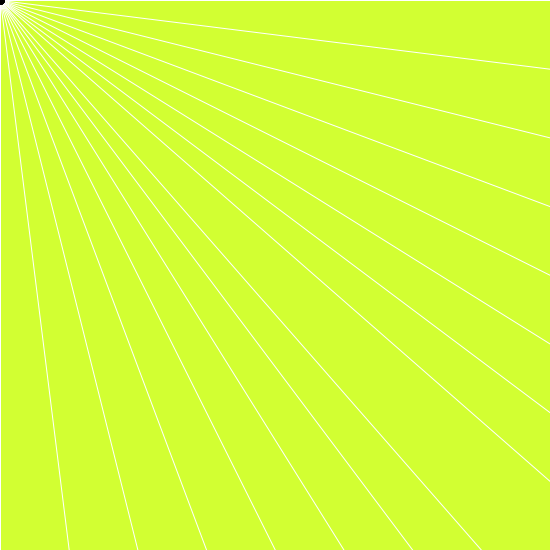
Frame 1 (no input)
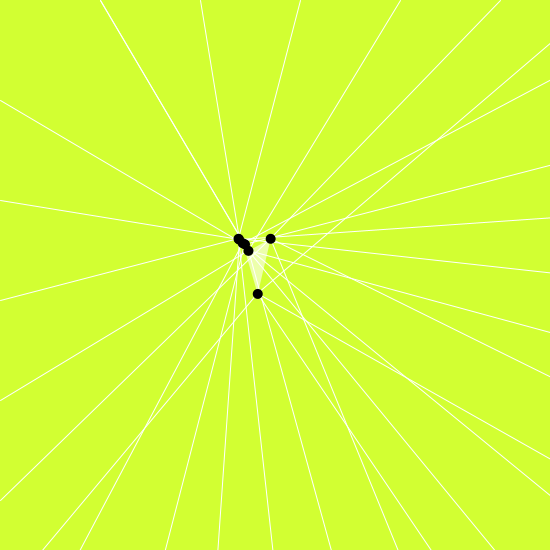
Frame 60 (the mouse pressed at the canvas centre just before this capture)
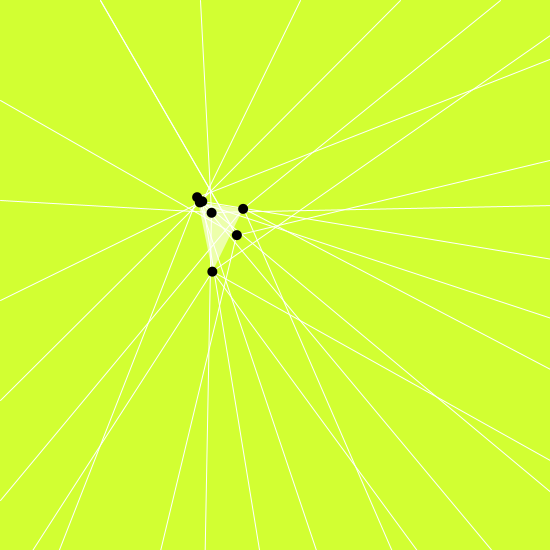
Frame 120 (the mouse held since frame 60 and released just before this capture)

The Processing sketch that drew these frames (run headless with seeded random() and noise(); from frame 60 on, the mouse is pressed at the canvas centre):

// Processing sketch: processing_45355
// ── processing_45355.pde

// hecho por ssbeltran... en serio tengo que aprender a hacer classes y arrays.
float AvelX;
float AruidoX = -.00718;
float AvarX;
float AvelY;
float AruidoY = .00715;
float AvarY;


float BvelX;
float BruidoX = .00666;
float BvarX;
float BvelY;
float BruidoY = -.00669;
float BvarY;


float CvelX;
float CruidoX = .00635;
float CvarX;
float CvelY;
float CruidoY = .00632;
float CvarY;


float DvelX;
float DruidoX = .00555;
float DvarX;
float DvelY;
float DruidoY = -.00543;
float DvarY;

float EvelX;
float EruidoX = .00457;
float EvarX;
float EvelY;
float EruidoY = .00658;
float EvarY;

float FvelX;
float FruidoX = -.00513;
float FvarX;
float FvelY;
float FruidoY = .00222;
float FvarY;

float GvelX;
float GruidoX = .00585;
float GvarX;
float GvelY;
float GruidoY = .00583;
float GvarY;

float HvelX;
float HruidoX = -.00790;
float HvarX;
float HvelY;
float HruidoY = .00891;
float HvarY;

//
float rot;

// - - - - - setuo

void setup (){
size (550,550);
background (255);
frameRate (60);
smooth ();

  
  
}

// - - - - - - draw

void draw (){
  

rotate(radians(rot));


  //circulos screen
  

    background (210,255,50);

  
  
    // a ver que pasa aqui en medio
    
    


    
fill (0);
stroke (255);
line (AvelX,AvelY, 100,800);
line (BvelX,BvelY, 200,800);
line (CvelX,CvelY, 300,800);
line (DvelX,DvelY, 400,800);
line (EvelX,EvelY, 500,800);
line (FvelX,FvelY, 600,800);
line (GvelX,GvelY, 700,800);
line (AvelX,AvelY, 100,0);
line (AvelX,AvelY, 100,0);
line (BvelX,BvelY, 200,0);
line (CvelX,CvelY, 300,0);
line (DvelX,DvelY, 400,0);
line (EvelX,EvelY, 500,0);
line (FvelX,FvelY, 600,0);
line (GvelX,GvelY, 700,0);
line (AvelX,AvelY, 0,100);
line (BvelX,BvelY, 0,200);
line (CvelX,CvelY, 0,300);
line (DvelX,DvelY, 0,400);
line (EvelX,EvelY, 0,500);
line (FvelX,FvelY, 0,600);
line (GvelX,GvelY, 0,700);
line (AvelX,AvelY, 800,100);
line (BvelX,BvelY, 800,200);
line (CvelX,CvelY, 800,300);
line (DvelX,DvelY, 800,400);
line (EvelX,EvelY, 800,500);
line (FvelX,FvelY, 800,600);
line (GvelX,GvelY, 800,700);



stroke (0,0);
fill (255,150);
beginShape (POLYGON);
vertex (AvelX,AvelY);
vertex (BvelX,BvelY);
vertex (CvelX,CvelY);
vertex (DvelX,DvelY);
vertex (EvelX,EvelY);
vertex (FvelX,FvelY);
vertex (GvelX,GvelY);
endShape ();



    stroke (0,0);
fill (0);
ellipse (AvelX,AvelY, 10,10);
ellipse (BvelX,BvelY, 10,10);
ellipse (CvelX,CvelY, 10,10);
ellipse (DvelX,DvelY, 10,10);
ellipse (EvelX,EvelY, 10,10);
ellipse (FvelX,FvelY, 10,10);
ellipse (GvelX,GvelY, 10,10);

  
  //ahora calculamos los valores de todo


  AvelX = noise(AvarX)*width;
  AvarX += AruidoX;
  AvelY = noise(AvarY)*width;
  AvarY += AruidoY;

  BvelX = noise(BvarX)*width;
  BvarX += BruidoX;
  BvelY = noise(BvarY)*width;
  BvarY += BruidoY;

  CvelX = noise(CvarX)*width;
  CvarX += CruidoX;
  CvelY = noise(CvarY)*width;
  CvarY += CruidoY;

  DvelX = noise(DvarX)*width;
  DvarX += DruidoX;
  DvelY = noise(DvarY)*width;
  DvarY += DruidoY;
  
  EvelX = noise(EvarX)*width;
  EvarX += EruidoX;
  EvelY = noise(EvarY)*width;
  EvarY += EruidoY;

  FvelX = noise(FvarX)*width;
  FvarX += FruidoX;
  FvelY = noise(FvarY)*width;
  FvarY += FruidoY;

  GvelX = noise(GvarX)*width;
  GvarX += GruidoX;
  GvelY = noise(GvarY)*width;
  GvarY += GruidoY;

  HvelX = noise(HvarX)*width;
  HvarX +=HruidoX;
  HvelY = noise(HvarY)*width;
  HvarY += HruidoY;
  




  
}
